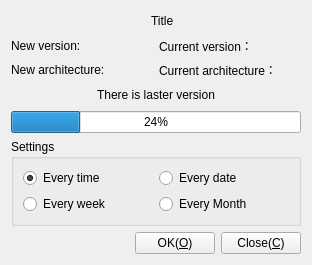
<?xml version="1.0" encoding="UTF-8"?>
<ui version="4.0">
 <class>CFrmUpdater</class>
 <widget class="QWidget" name="CFrmUpdater">
  <property name="geometry">
   <rect>
    <x>0</x>
    <y>0</y>
    <width>312</width>
    <height>265</height>
   </rect>
  </property>
  <property name="windowTitle">
   <string>Updater</string>
  </property>
  <property name="windowIcon">
   <iconset resource="../Src/Resource/Resource.qrc">
    <normaloff>:/icon/Download</normaloff>:/icon/Download</iconset>
  </property>
  <layout class="QGridLayout" name="gridLayout">
   <item row="0" column="0">
    <layout class="QHBoxLayout" name="horizontalLayout">
     <item>
      <spacer name="horizontalSpacer">
       <property name="orientation">
        <enum>Qt::Horizontal</enum>
       </property>
       <property name="sizeHint" stdset="0">
        <size>
         <width>40</width>
         <height>20</height>
        </size>
       </property>
      </spacer>
     </item>
     <item>
      <widget class="QLabel" name="lbTitleIcon">
       <property name="enabled">
        <bool>true</bool>
       </property>
       <property name="sizePolicy">
        <sizepolicy hsizetype="Fixed" vsizetype="Fixed">
         <horstretch>0</horstretch>
         <verstretch>0</verstretch>
        </sizepolicy>
       </property>
       <property name="maximumSize">
        <size>
         <width>40</width>
         <height>40</height>
        </size>
       </property>
       <property name="text">
        <string/>
       </property>
       <property name="pixmap">
        <pixmap resource="../Src/Resource/Resource.qrc">:/icon/App</pixmap>
       </property>
       <property name="scaledContents">
        <bool>true</bool>
       </property>
      </widget>
     </item>
     <item>
      <widget class="QLabel" name="lbTitle">
       <property name="sizePolicy">
        <sizepolicy hsizetype="Fixed" vsizetype="Fixed">
         <horstretch>0</horstretch>
         <verstretch>0</verstretch>
        </sizepolicy>
       </property>
       <property name="text">
        <string>Title</string>
       </property>
      </widget>
     </item>
     <item>
      <spacer name="horizontalSpacer_2">
       <property name="orientation">
        <enum>Qt::Horizontal</enum>
       </property>
       <property name="sizeHint" stdset="0">
        <size>
         <width>40</width>
         <height>20</height>
        </size>
       </property>
      </spacer>
     </item>
    </layout>
   </item>
   <item row="1" column="0">
    <layout class="QHBoxLayout" name="horizontalLayout_2">
     <item>
      <layout class="QVBoxLayout" name="verticalLayout">
       <item>
        <widget class="QLabel" name="lbNewVersion">
         <property name="sizePolicy">
          <sizepolicy hsizetype="Expanding" vsizetype="Preferred">
           <horstretch>0</horstretch>
           <verstretch>0</verstretch>
          </sizepolicy>
         </property>
         <property name="text">
          <string>New version:</string>
         </property>
         <property name="wordWrap">
          <bool>false</bool>
         </property>
        </widget>
       </item>
       <item>
        <widget class="QLabel" name="lbNewArch">
         <property name="sizePolicy">
          <sizepolicy hsizetype="Expanding" vsizetype="Preferred">
           <horstretch>0</horstretch>
           <verstretch>0</verstretch>
          </sizepolicy>
         </property>
         <property name="text">
          <string>New architecture:</string>
         </property>
         <property name="wordWrap">
          <bool>false</bool>
         </property>
        </widget>
       </item>
      </layout>
     </item>
     <item>
      <layout class="QVBoxLayout" name="verticalLayout_2">
       <item>
        <widget class="QLabel" name="lbCurrentVersion">
         <property name="sizePolicy">
          <sizepolicy hsizetype="Expanding" vsizetype="Preferred">
           <horstretch>0</horstretch>
           <verstretch>0</verstretch>
          </sizepolicy>
         </property>
         <property name="text">
          <string>Current version：</string>
         </property>
         <property name="wordWrap">
          <bool>false</bool>
         </property>
        </widget>
       </item>
       <item>
        <widget class="QLabel" name="lbCurrentArch">
         <property name="sizePolicy">
          <sizepolicy hsizetype="Expanding" vsizetype="Preferred">
           <horstretch>0</horstretch>
           <verstretch>0</verstretch>
          </sizepolicy>
         </property>
         <property name="text">
          <string>Current architecture：</string>
         </property>
         <property name="wordWrap">
          <bool>false</bool>
         </property>
        </widget>
       </item>
      </layout>
     </item>
    </layout>
   </item>
   <item row="2" column="0">
    <widget class="QLabel" name="lbState">
     <property name="text">
      <string>There is laster version</string>
     </property>
     <property name="alignment">
      <set>Qt::AlignCenter</set>
     </property>
     <property name="wordWrap">
      <bool>true</bool>
     </property>
    </widget>
   </item>
   <item row="3" column="0">
    <widget class="QProgressBar" name="progressBar">
     <property name="value">
      <number>24</number>
     </property>
    </widget>
   </item>
   <item row="4" column="0">
    <widget class="QGroupBox" name="groupBox">
     <property name="title">
      <string>Settings</string>
     </property>
     <layout class="QGridLayout" name="gridLayout_2">
      <item row="0" column="0">
       <layout class="QHBoxLayout" name="horizontalLayout_3">
        <item>
         <widget class="QRadioButton" name="rbEveryTime">
          <property name="sizePolicy">
           <sizepolicy hsizetype="Preferred" vsizetype="Preferred">
            <horstretch>0</horstretch>
            <verstretch>0</verstretch>
           </sizepolicy>
          </property>
          <property name="text">
           <string>Every time</string>
          </property>
          <property name="checked">
           <bool>true</bool>
          </property>
         </widget>
        </item>
        <item>
         <widget class="QRadioButton" name="rbEveryDate">
          <property name="sizePolicy">
           <sizepolicy hsizetype="Preferred" vsizetype="Preferred">
            <horstretch>0</horstretch>
            <verstretch>0</verstretch>
           </sizepolicy>
          </property>
          <property name="text">
           <string>Every date</string>
          </property>
         </widget>
        </item>
       </layout>
      </item>
      <item row="1" column="0">
       <layout class="QHBoxLayout" name="horizontalLayout_4">
        <item>
         <widget class="QRadioButton" name="rbEveryWeek">
          <property name="sizePolicy">
           <sizepolicy hsizetype="Preferred" vsizetype="Fixed">
            <horstretch>0</horstretch>
            <verstretch>0</verstretch>
           </sizepolicy>
          </property>
          <property name="text">
           <string>Every week</string>
          </property>
         </widget>
        </item>
        <item>
         <widget class="QRadioButton" name="rbEveryMonth">
          <property name="sizePolicy">
           <sizepolicy hsizetype="Preferred" vsizetype="Preferred">
            <horstretch>0</horstretch>
            <verstretch>0</verstretch>
           </sizepolicy>
          </property>
          <property name="text">
           <string>Every Month</string>
          </property>
         </widget>
        </item>
       </layout>
      </item>
     </layout>
    </widget>
   </item>
   <item row="5" column="0">
    <layout class="QHBoxLayout" name="horizontalLayout_5">
     <item>
      <spacer name="horizontalSpacer_3">
       <property name="orientation">
        <enum>Qt::Horizontal</enum>
       </property>
       <property name="sizeHint" stdset="0">
        <size>
         <width>40</width>
         <height>20</height>
        </size>
       </property>
      </spacer>
     </item>
     <item>
      <widget class="QPushButton" name="pbOK">
       <property name="sizePolicy">
        <sizepolicy hsizetype="Preferred" vsizetype="Preferred">
         <horstretch>0</horstretch>
         <verstretch>0</verstretch>
        </sizepolicy>
       </property>
       <property name="text">
        <string>OK(&amp;O)</string>
       </property>
      </widget>
     </item>
     <item>
      <widget class="QPushButton" name="pbClose">
       <property name="sizePolicy">
        <sizepolicy hsizetype="Preferred" vsizetype="Preferred">
         <horstretch>0</horstretch>
         <verstretch>0</verstretch>
        </sizepolicy>
       </property>
       <property name="text">
        <string>Close(&amp;C)</string>
       </property>
      </widget>
     </item>
    </layout>
   </item>
  </layout>
 </widget>
 <resources>
  <include location="../Src/Resource/Resource.qrc"/>
  <include location="../Src/Resource/Resource.qrc"/>
 </resources>
 <connections/>
</ui>
